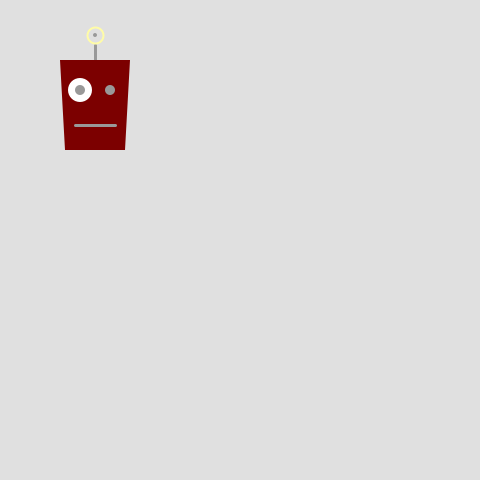
Frame 1 (no input)
Frame 60 (the mouse pressed at the canvas centre just before this capture): identical to frame 1, image omitted
Frame 120 (the mouse held since frame 60 and released just before this capture): identical to frame 1, image omitted

The Processing sketch that drew this single still picture (run headless with seeded random() and noise(); from frame 60 on, the mouse is pressed at the canvas centre):

// Processing sketch: robot
// ── robot.pde
void setup() {
  size(480, 480);
  smooth();
  strokeWeight(3);
  ellipseMode(RADIUS);
}

void draw() {
  background(224);

  //// Keraia
  stroke(153);
  strokeWeight(3);
  line(100-5, 100-55, 100-5, 100-40);
  noStroke();
  fill(153);
  ellipse(100-5, 100-65, 2, 2); // mikros kyklos
  noFill();
  stroke(255, 252, 167); // kitrino
  strokeWeight(2);
  ellipse(100-5, 100-65, 8, 8); // megalos kyklos

  //// Kefali
  noStroke();
  fill(124,0,0); // kokkino
  quad(100-40, 100-40, 100+30, 100-40, 100+25, 100+50, 100-35, 100+50); // kefali
  fill(255);
  ellipse(100-20, 100-10, 12, 12);  // Megalo mati
  fill(153);
  ellipse(100-20, 100-10, 5, 5);  // mikro mati aristera
  ellipse(100+10, 100-10, 5, 5);  // mikro mati deksia
  stroke(153);
  strokeWeight(3);
  line(100-25, 100+25, 100+15, 100+25); //stoma
}
